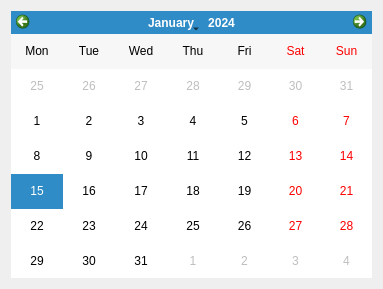
<?xml version="1.0" encoding="UTF-8"?>
<ui version="4.0">
 <class>Form</class>
 <widget class="QWidget" name="Form">
  <property name="geometry">
   <rect>
    <x>0</x>
    <y>0</y>
    <width>383</width>
    <height>289</height>
   </rect>
  </property>
  <property name="windowTitle">
   <string>Calender</string>
  </property>
  <layout class="QGridLayout" name="gridLayout">
   <item row="0" column="0">
    <widget class="QCalendarWidget" name="calendarWidget">
     <property name="selectionMode">
      <enum>QCalendarWidget::SingleSelection</enum>
     </property>
     <property name="horizontalHeaderFormat">
      <enum>QCalendarWidget::ShortDayNames</enum>
     </property>
     <property name="verticalHeaderFormat">
      <enum>QCalendarWidget::NoVerticalHeader</enum>
     </property>
     <property name="navigationBarVisible">
      <bool>true</bool>
     </property>
     <property name="dateEditEnabled">
      <bool>true</bool>
     </property>
    </widget>
   </item>
  </layout>
 </widget>
 <resources/>
 <connections/>
</ui>
